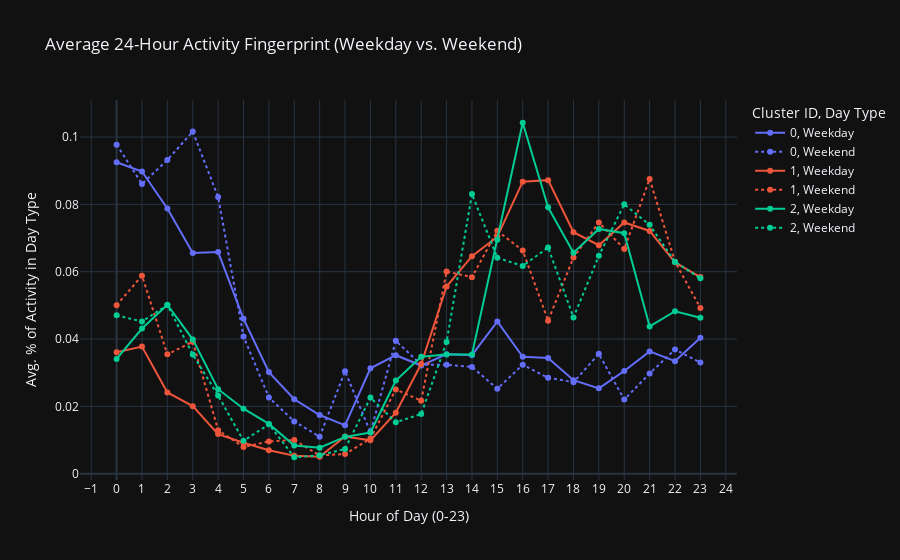

The notebook cell saved with this chart:
### Markdown cell above
## Ticket #11: Validate Cluster Personas with Activity Vectors.

What We Are Doing
As we discussed, we'll now create the 24-hour "fingerprint" plots to confirm or deny our personas. To properly test your "Weekday-Only Operators" hypothesis (Cluster 2), we will create two separate fingerprints for each cluster:

An Average Weekday activity plot

An Average Weekend activity plot

How It Works
The script will:

Add a day_of_week and is_weekend column to your main df_with_dates dataframe.

Join this information with your account_features_clustered table to get the cluster label for every single post.

Group all 16,000+ posts by cluster, is_weekend, and hour_of_day, then count them.

Normalize these counts by the total posts in that cluster to get a "frequency" percentage.

Plot these frequencies on a line chart.

### Code cell
import plotly.express as px
import polars as pl

print("--- Ticket #11 (Corrected): Validating Cluster Personas with Activity Vectors ---")

try:
    # --- 1. Get Day Type for Every Post ---
    # We assume 'df_with_dates' is in memory from the feature engineering step
    if 'df_with_dates' not in locals():
        raise ValueError("DataFrame 'df_with_dates' not found. Please re-run the Feature Engineering cell.")

    posts_with_day_type = df_with_dates.with_columns(
        pl.col('post_timestamp').dt.hour().alias('hour_of_day'),  # <-- THIS IS THE FIX
        pl.col('post_timestamp').dt.weekday().alias('day_of_week') # Mon=1, Sun=7
    ).with_columns(
        pl.when(pl.col('day_of_week') >= 6) # 6=Sat, 7=Sun
          .then(pl.lit("Weekend"))
          .otherwise(pl.lit("Weekday"))
          .alias('day_type')
    ).select(["account.id", "post_timestamp", "day_type", "hour_of_day"])

    # --- 2. Join Posts with their Cluster ID ---
    # We assume 'account_features_clustered' is in memory
    if 'account_features_clustered' not in locals():
        raise ValueError("DataFrame 'account_features_clustered' not found. Please re-run Step 3.")

    # Get just the account-to-cluster mapping
    cluster_map = account_features_clustered.select(["account.id", "cluster"])

    # Join this map with our full list of posts
    posts_with_cluster = posts_with_day_type.join(cluster_map, on="account.id")

    print("Joined post data with cluster labels.")

    # --- 3. Calculate Average Hourly Activity ---

    # a) Count total posts in each cluster *per day type* (for normalization)
    cluster_day_totals = posts_with_cluster.group_by(["cluster", "day_type"]).agg(
        pl.len().alias("total_posts_in_group")
    )

    # b) Count posts by cluster, day_type, and hour
    hourly_counts_by_cluster = (
        posts_with_cluster
        .group_by(["cluster", "day_type", "hour_of_day"])
        .agg(pl.len().alias("count_in_hour"))
    )

    # c) Join totals back and normalize
    # This calculates (total posts at 2pm on Weekdays) / (total posts on Weekdays)
    cluster_profiles = (
        hourly_counts_by_cluster
        .join(cluster_day_totals, on=["cluster", "day_type"])
        .with_columns(
            (pl.col("count_in_hour") / pl.col("total_posts_in_group")).alias("activity_frequency")
        )
        .sort(["cluster", "day_type", "hour_of_day"])
    )

    print("Calculated average hourly fingerprints for Weekday/Weekend.")
    print(cluster_profiles.head())

    # --- 4. Visualize the Fingerprints ---
    plot_df = cluster_profiles.to_pandas()

    # Ensure cluster is categorical for coloring
    plot_df['cluster'] = plot_df['cluster'].astype(str)

    fig = px.line(
        plot_df,
        x="hour_of_day",
        y="activity_frequency",
        color="cluster",        # Color by cluster
        line_dash="day_type",   # Use different line styles for Weekday/Weekend
        title="Average 24-Hour Activity Fingerprint (Weekday vs. Weekend)",
        labels={
            "hour_of_day": "Hour of Day (0-23)",
            "activity_frequency": "Avg. % of Activity in Day Type",
            "cluster": "Cluster ID",
            "day_type": "Day Type"
        },
        markers=True
    )

    fig.update_xaxes(dtick=1) # Show every hour
    fig.show()
    print("Plot displayed successfully.")

except Exception as e:
    print(f"An error occurred: {e}")

### Figure 1 — Plotly figure (JSON) as saved in the notebook; plotly's stock layout.template omitted (floating-point values rounded to 4 significant figures)
{"data": [{"hovertemplate": "Cluster ID=0<br>Day Type=Weekday<br>Hour of Day (0-23)=%{x}<br>Avg. % of Activity in Day Type=%{y}<extra></extra>", "legendgroup": "0, Weekday", "line": {"color": "#636efa", "dash": "solid"}, "marker": {"symbol": "circle"}, "mode": "lines+markers", "name": "0, Weekday", "orientation": "v", "showlegend": true, "x": [0, 1, 2, 3, 4, 5, 6, 7, 8, 9, 10, 11, 12, 13, 14, 15, 16, 17, 18, 19, 20, 21, 22, 23], "xaxis": "x", "y": [0.09251, 0.08976, 0.07879, 0.06555, 0.06587, 0.04601, 0.03019, 0.02212, 0.01744, 0.01437, 0.03132, 0.0352, 0.03213, 0.03552, 0.0352, 0.04521, 0.03471, 0.03439, 0.02777, 0.02535, 0.03051, 0.03633, 0.03342, 0.04036], "yaxis": "y", "type": "scatter"}, {"hovertemplate": "Cluster ID=0<br>Day Type=Weekend<br>Hour of Day (0-23)=%{x}<br>Avg. % of Activity in Day Type=%{y}<extra></extra>", "legendgroup": "0, Weekend", "line": {"color": "#636efa", "dash": "dot"}, "marker": {"symbol": "circle"}, "mode": "lines+markers", "name": "0, Weekend", "orientation": "v", "showlegend": true, "x": [0, 1, 2, 3, 4, 5, 6, 7, 8, 9, 10, 11, 12, 13, 14, 15, 16, 17, 18, 19, 20, 21, 22, 23], "xaxis": "x", "y": [0.09773, 0.08608, 0.0932, 0.1016, 0.0822, 0.04078, 0.02265, 0.01553, 0.011, 0.03042, 0.0123, 0.03948, 0.03236, 0.03236, 0.03172, 0.02524, 0.03236, 0.02848, 0.02718, 0.0356, 0.02201, 0.02977, 0.03689, 0.03301], "yaxis": "y", "type": "scatter"}, {"hovertemplate": "Cluster ID=1<br>Day Type=Weekday<br>Hour of Day (0-23)=%{x}<br>Avg. % of Activity in Day Type=%{y}<extra></extra>", "legendgroup": "1, Weekday", "line": {"color": "#EF553B", "dash": "solid"}, "marker": {"symbol": "circle"}, "mode": "lines+markers", "name": "1, Weekday", "orientation": "v", "showlegend": true, "x": [0, 1, 2, 3, 4, 5, 6, 7, 8, 9, 10, 11, 12, 13, 14, 15, 16, 17, 18, 19, 20, 21, 22, 23], "xaxis": "x", "y": [0.03605, 0.03775, 0.02413, 0.02006, 0.01177, 0.009179, 0.006958, 0.00533, 0.005034, 0.01103, 0.009919, 0.01814, 0.03257, 0.05559, 0.06462, 0.0704, 0.08676, 0.0872, 0.07173, 0.06788, 0.07462, 0.0721, 0.06277, 0.05841], "yaxis": "y", "type": "scatter"}, {"hovertemplate": "Cluster ID=1<br>Day Type=Weekend<br>Hour of Day (0-23)=%{x}<br>Avg. % of Activity in Day Type=%{y}<extra></extra>", "legendgroup": "1, Weekend", "line": {"color": "#EF553B", "dash": "dot"}, "marker": {"symbol": "circle"}, "mode": "lines+markers", "name": "1, Weekend", "orientation": "v", "showlegend": true, "x": [0, 1, 2, 3, 4, 5, 6, 7, 8, 9, 10, 11, 12, 13, 14, 15, 16, 17, 18, 19, 20, 21, 22, 23], "xaxis": "x", "y": [0.05004, 0.0588, 0.03545, 0.0392, 0.01293, 0.007923, 0.009591, 0.01001, 0.005421, 0.005838, 0.01043, 0.02502, 0.02168, 0.06005, 0.05838, 0.07214, 0.06631, 0.04545, 0.06422, 0.07465, 0.06672, 0.08757, 0.06297, 0.04921], "yaxis": "y", "type": "scatter"}, {"hovertemplate": "Cluster ID=2<br>Day Type=Weekday<br>Hour of Day (0-23)=%{x}<br>Avg. % of Activity in Day Type=%{y}<extra></extra>", "legendgroup": "2, Weekday", "line": {"color": "#00cc96", "dash": "solid"}, "marker": {"symbol": "circle"}, "mode": "lines+markers", "name": "2, Weekday", "orientation": "v", "showlegend": true, "x": [0, 1, 2, 3, 4, 5, 6, 7, 8, 9, 10, 11, 12, 13, 14, 15, 16, 17, 18, 19, 20, 21, 22, 23], "xaxis": "x", "y": [0.03411, 0.04311, 0.05019, 0.0399, 0.0251, 0.01931, 0.0148, 0.008366, 0.007722, 0.01094, 0.01223, 0.02767, 0.03475, 0.03539, 0.03539, 0.0695, 0.1042, 0.07915, 0.06564, 0.07272, 0.07143, 0.04376, 0.04826, 0.04633], "yaxis": "y", "type": "scatter"}, {"hovertemplate": "Cluster ID=2<br>Day Type=Weekend<br>Hour of Day (0-23)=%{x}<br>Avg. % of Activity in Day Type=%{y}<extra></extra>", "legendgroup": "2, Weekend", "line": {"color": "#00cc96", "dash": "dot"}, "marker": {"symbol": "circle"}, "mode": "lines+markers", "name": "2, Weekend", "orientation": "v", "showlegend": true, "x": [0, 1, 2, 3, 4, 5, 6, 7, 8, 9, 10, 11, 12, 13, 14, 15, 16, 17, 18, 19, 20, 21, 22, 23], "xaxis": "x", "y": [0.04704, 0.0452, 0.05009, 0.03543, 0.02321, 0.009774, 0.01466, 0.004887, 0.005498, 0.00733, 0.0226, 0.01527, 0.01772, 0.0391, 0.08308, 0.06414, 0.0617, 0.0672, 0.04643, 0.06475, 0.08002, 0.07392, 0.06292, 0.05803], "yaxis": "y", "type": "scatter"}], "layout": {"xaxis": {"anchor": "y", "domain": [0.0, 1.0], "title": {"text": "Hour of Day (0-23)"}, "dtick": 1}, "yaxis": {"anchor": "x", "domain": [0.0, 1.0], "title": {"text": "Avg. % of Activity in Day Type"}}, "legend": {"title": {"text": "Cluster ID, Day Type"}, "tracegroupgap": 0}, "title": {"text": "Average 24-Hour Activity Fingerprint (Weekday vs. Weekend)"}}}
